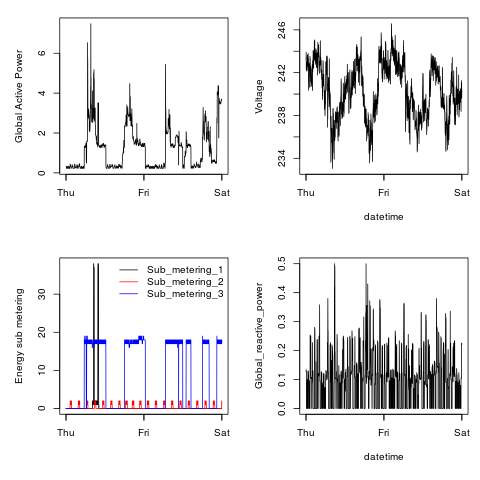

Generate this figure with R:
# Script used to plot into a png file, named 'plot4.png' the Plot 4
# described at the project 1 assignment, for Exploratory Data Analysis Course.

source('run_plot.R');

# Load Data
data <- loadData();

# Perform a plot at the PNG file 'plot4.png'
png("plot4.png");
runPlot4(data); 
dev.off();